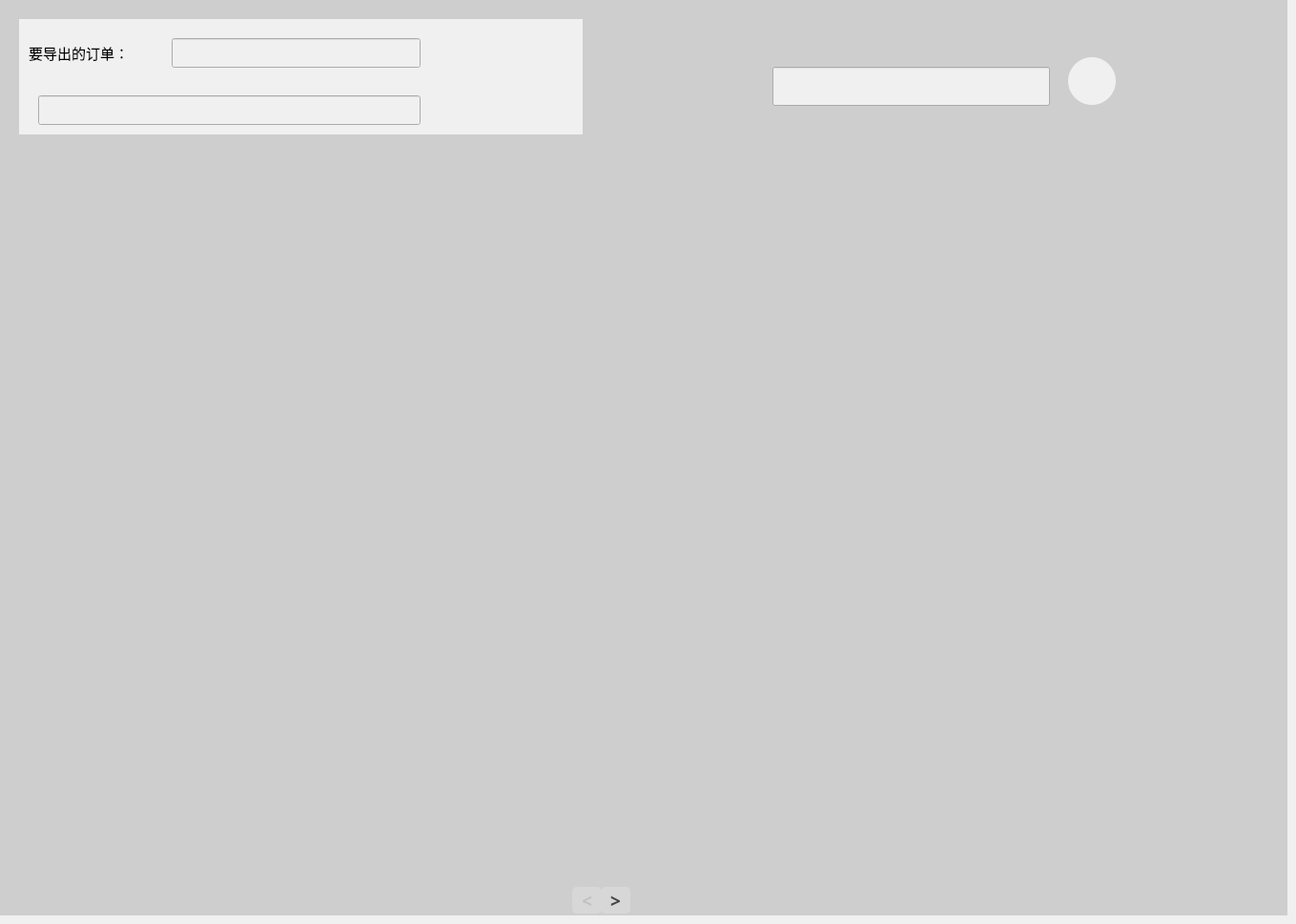
    <widget class="QWidget" name="tab_2">
     <property name="styleSheet">
      <string notr="true">background-color: rgb(240, 240, 240);</string>
     </property>
     <attribute name="title">
      <string>页</string>
     </attribute>
     <widget class="QTableView" name="shopify_tabelview">
      <property name="geometry">
       <rect>
        <x>20</x>
        <y>160</y>
        <width>1321</width>
        <height>751</height>
       </rect>
      </property>
      <property name="styleSheet">
       <string notr="true">border-radius: 10px;</string>
      </property>
      <property name="dragEnabled">
       <bool>true</bool>
      </property>
     </widget>
     <widget class="QPushButton" name="pre_page_btn">
      <property name="geometry">
       <rect>
        <x>600</x>
        <y>930</y>
        <width>31</width>
        <height>28</height>
       </rect>
      </property>
      <property name="font">
       <font>
        <family>Agency FB</family>
        <pointsize>14</pointsize>
        <weight>75</weight>
        <bold>true</bold>
       </font>
      </property>
      <property name="styleSheet">
       <string notr="true">border-radius: 5px;
color: rgb(216, 216, 216);
background-color: rgb(255, 255, 255);</string>
      </property>
      <property name="text">
       <string>&lt;</string>
      </property>
      <property name="checkable">
       <bool>false</bool>
      </property>
     </widget>
     <widget class="QPushButton" name="next_page_btn">
      <property name="geometry">
       <rect>
        <x>630</x>
        <y>930</y>
        <width>31</width>
        <height>28</height>
       </rect>
      </property>
      <property name="font">
       <font>
        <family>Agency FB</family>
        <pointsize>14</pointsize>
        <weight>75</weight>
        <bold>true</bold>
       </font>
      </property>
      <property name="styleSheet">
       <string notr="true">border-radius: 5px;
background-color: rgb(255, 255, 255);</string>
      </property>
      <property name="text">
       <string>&gt;</string>
      </property>
     </widget>
     <widget class="QLabel" name="cover_shopify_label">
      <property name="geometry">
       <rect>
        <x>0</x>
        <y>0</y>
        <width>1350</width>
        <height>960</height>
       </rect>
      </property>
      <property name="styleSheet">
       <string notr="true">background-color: rgba(162, 162, 162, 110);</string>
      </property>
      <property name="text">
       <string/>
      </property>
     </widget>
     <widget class="QWidget" name="order_widget" native="true">
      <property name="geometry">
       <rect>
        <x>20</x>
        <y>20</y>
        <width>591</width>
        <height>121</height>
       </rect>
      </property>
      <widget class="QLineEdit" name="all_order_lineedit">
       <property name="geometry">
        <rect>
         <x>20</x>
         <y>80</y>
         <width>401</width>
         <height>31</height>
        </rect>
       </property>
      </widget>
      <widget class="QLabel" name="label">
       <property name="geometry">
        <rect>
         <x>10</x>
         <y>20</y>
         <width>131</width>
         <height>31</height>
        </rect>
       </property>
       <property name="font">
        <font>
         <pointsize>11</pointsize>
        </font>
       </property>
       <property name="text">
        <string>要导出的订单：</string>
       </property>
      </widget>
      <widget class="QPushButton" name="preview_order_button">
       <property name="geometry">
        <rect>
         <x>450</x>
         <y>80</y>
         <width>30</width>
         <height>30</height>
        </rect>
       </property>
       <property name="cursor">
        <cursorShape>PointingHandCursor</cursorShape>
       </property>
       <property name="styleSheet">
        <string notr="true">border-radius: 15px;</string>
       </property>
       <property name="text">
        <string/>
       </property>
       <property name="icon">
        <iconset resource="resources.qrc">
         <normaloff>:/pic/images/preview_order.png</normaloff>:/pic/images/preview_order.png</iconset>
       </property>
       <property name="iconSize">
        <size>
         <width>30</width>
         <height>30</height>
        </size>
       </property>
      </widget>
      <widget class="QPushButton" name="check_order_button">
       <property name="geometry">
        <rect>
         <x>440</x>
         <y>20</y>
         <width>30</width>
         <height>30</height>
        </rect>
       </property>
       <property name="cursor">
        <cursorShape>PointingHandCursor</cursorShape>
       </property>
       <property name="styleSheet">
        <string notr="true">border-radius:15px</string>
       </property>
       <property name="text">
        <string/>
       </property>
       <property name="icon">
        <iconset resource="resources.qrc">
         <normaloff>:/pic/images/ensure.png</normaloff>:/pic/images/ensure.png</iconset>
       </property>
       <property name="iconSize">
        <size>
         <width>30</width>
         <height>30</height>
        </size>
       </property>
      </widget>
      <widget class="QPushButton" name="add_order_button">
       <property name="geometry">
        <rect>
         <x>490</x>
         <y>20</y>
         <width>30</width>
         <height>30</height>
        </rect>
       </property>
       <property name="cursor">
        <cursorShape>PointingHandCursor</cursorShape>
       </property>
       <property name="toolTip">
        <string extracomment="添加要导出的订单"/>
       </property>
       <property name="styleSheet">
        <string notr="true">border-radius: 15px;</string>
       </property>
       <property name="text">
        <string/>
       </property>
       <property name="icon">
        <iconset resource="resources.qrc">
         <normaloff>:/pic/images/add_order.png</normaloff>:/pic/images/add_order.png</iconset>
       </property>
       <property name="iconSize">
        <size>
         <width>30</width>
         <height>30</height>
        </size>
       </property>
      </widget>
      <widget class="QPushButton" name="clear_order_button">
       <property name="geometry">
        <rect>
         <x>540</x>
         <y>20</y>
         <width>30</width>
         <height>30</height>
        </rect>
       </property>
       <property name="cursor">
        <cursorShape>PointingHandCursor</cursorShape>
       </property>
       <property name="styleSheet">
        <string notr="true">border-radius: 15px</string>
       </property>
       <property name="text">
        <string/>
       </property>
       <property name="icon">
        <iconset resource="resources.qrc">
         <normaloff>:/pic/images/clear_order.png</normaloff>:/pic/images/clear_order.png</iconset>
       </property>
       <property name="iconSize">
        <size>
         <width>30</width>
         <height>30</height>
        </size>
       </property>
      </widget>
      <widget class="QLineEdit" name="add_order_lineedit">
       <property name="geometry">
        <rect>
         <x>160</x>
         <y>20</y>
         <width>261</width>
         <height>31</height>
        </rect>
       </property>
      </widget>
     </widget>
     <widget class="QPushButton" name="search_button">
      <property name="geometry">
       <rect>
        <x>1120</x>
        <y>60</y>
        <width>50</width>
        <height>50</height>
       </rect>
      </property>
      <property name="styleSheet">
       <string notr="true">border-radius: 25px</string>
      </property>
      <property name="text">
       <string/>
      </property>
      <property name="icon">
       <iconset resource="resources.qrc">
        <normaloff>:/pic/images/search.png</normaloff>:/pic/images/search.png</iconset>
      </property>
      <property name="iconSize">
       <size>
        <width>40</width>
        <height>40</height>
       </size>
      </property>
     </widget>
     <widget class="QLineEdit" name="search_box">
      <property name="geometry">
       <rect>
        <x>810</x>
        <y>70</y>
        <width>291</width>
        <height>41</height>
       </rect>
      </property>
     </widget>
    </widget>
